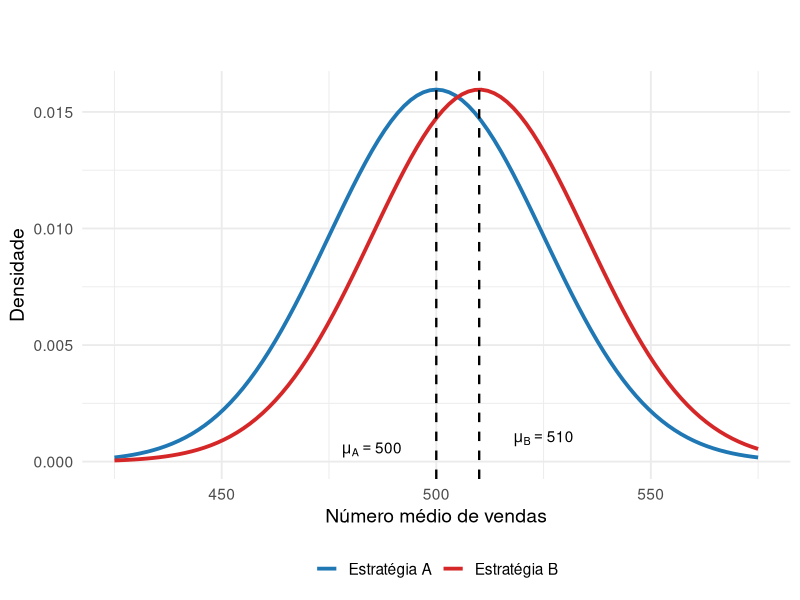
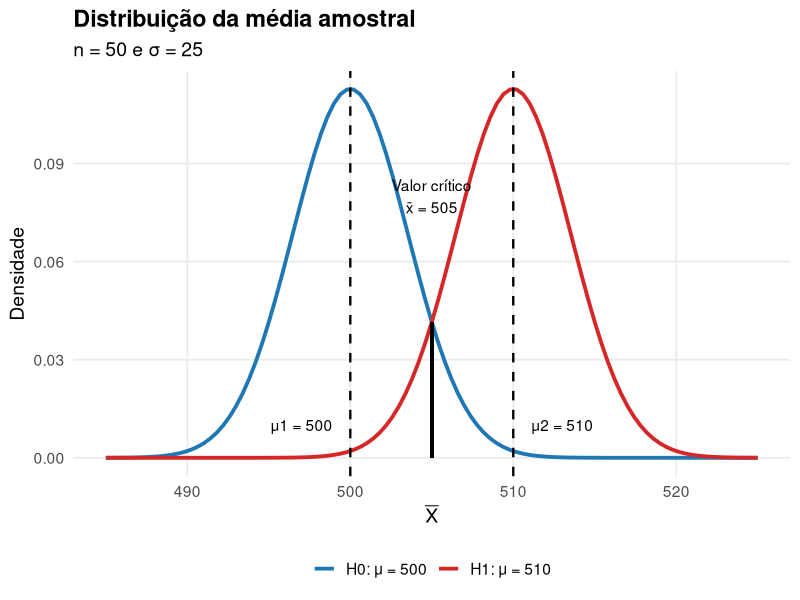

R code for these plots, in order:
## ---- chunk 1
options(htmltools.dir.version = FALSE)
knitr::opts_chunk$set(echo=TRUE, message = FALSE, warning = FALSE, comment = "#>", fig.align = "center")
options(dplyr.print_min = 5, dplyr.print_max = 5)
## ---- chunk 2
library(ggplot2)

dados <- data.frame(
  x = seq(425, 575, by = 0.1)
)

ggplot(dados, aes(x)) +
  stat_function(
    fun = dnorm,
    args = list(mean = 500, sd = 25),
    aes(color = "Estratégia A"),
    linewidth = 1.3
  ) +
  stat_function(
    fun = dnorm,
    args = list(mean = 510, sd = 25),
    aes(color = "Estratégia B"),
    linewidth = 1.3
  ) +
  geom_vline(
    xintercept = c(500,510),
    linetype = "dashed",
    linewidth = 0.8
  ) +
  annotate(
    "text",
    x = 485,
    y = 0.0005,
    label = "mu[A]==500",
    parse = TRUE
  ) +
  annotate(
    "text",
    x = 525,
    y = 0.001,
    label = "mu[B]==510",
    parse = TRUE
  ) +
  scale_color_manual(
    values = c(
      "Estratégia A" = "#1F77B4",
      "Estratégia B" = "#D62728"
    )
  ) +
  labs(
    title = "",
    subtitle = "",
    x = "Número médio de vendas",
    y = "Densidade",
    color = NULL
  ) +
  theme_minimal(base_size = 14) +
  theme(
    legend.position = "bottom",
    plot.title = element_text(face = "bold")
  )
## ---- chunk 3
library(ggplot2)

n <- 50
se <- 25/sqrt(n)

dados <- data.frame(
  x = seq(485, 525, by = 0.01)
)

ggplot(dados, aes(x)) +

  stat_function(
    fun = dnorm,
    args = list(mean = 500, sd = se),
    aes(color = "H0: μ = 500"),
    linewidth = 1.3
  ) +

  stat_function(
    fun = dnorm,
    args = list(mean = 510, sd = se),
    aes(color = "H1: μ = 510"),
    linewidth = 1.3
  ) +

  geom_vline(
    xintercept = c(500, 510),
    linetype = "dashed",
    linewidth = 0.8
  ) +

  geom_segment(
    aes(
      x = 505,
      xend = 505,
      y = 0,
      yend = dnorm(505, 510, se)
    ),
    linewidth = 1
  ) +

  annotate(
    "text",
    x = 497,
    y = 0.010,
    label = "μ1 = 500"
  ) +

  annotate(
    "text",
    x = 513,
    y = 0.010,
    label = "μ2 = 510"
  ) +

  annotate(
    "text",
    x = 505,
    y = 0.08,
    label = "Valor crítico\nx̄ = 505"
  ) +

  scale_color_manual(
    values = c(
      "H0: μ = 500" = "#1F77B4",
      "H1: μ = 510" = "#D62728"
    )
  ) +

  labs(
    title = "Distribuição da média amostral",
    subtitle = "n = 50 e σ = 25",
    x = expression(bar(X)),
    y = "Densidade",
    color = NULL
  ) +

  theme_minimal(base_size = 14) +

  theme(
    legend.position = "bottom",
    plot.title = element_text(face = "bold"),
    panel.grid.minor = element_blank()
  )
## ---- chunk 4
knitr::include_graphics("https://raw.githubusercontent.com/arpanosso/estatinfo/master/slides/img/testeH_02.png")
## ---- chunk 5
knitr::include_graphics("https://raw.githubusercontent.com/arpanosso/estatinfo/master/slides/img/testeH_03.png")
## ---- chunk 6
knitr::include_graphics("https://raw.githubusercontent.com/arpanosso/estatinfo/master/slides/img/testeH_04.png")
## ---- chunk 7
knitr::include_graphics("https://raw.githubusercontent.com/arpanosso/estatinfo/master/slides/img/testeH_05.png")
## ---- chunk 8
knitr::include_graphics("https://raw.githubusercontent.com/arpanosso/estatinfo/master/slides/img/testeH_06.png")
## ---- chunk 9
knitr::include_graphics("https://raw.githubusercontent.com/arpanosso/estatinfo/master/slides/img/testeH_07.png")
## ---- chunk 10
knitr::include_graphics("https://raw.githubusercontent.com/arpanosso/estatinfo/master/slides/img/testeH_08.png")
## ---- chunk 11
knitr::include_graphics("https://raw.githubusercontent.com/arpanosso/estatinfo/master/slides/img/testeH_09.png")
## ---- chunk 12
knitr::include_graphics("https://raw.githubusercontent.com/arpanosso/estatinfo/master/slides/img/testeH_10.png")
## ---- chunk 13
knitr::include_graphics("https://raw.githubusercontent.com/arpanosso/estatinfo/master/slides/img/hist_8.png")
## ---- chunk 14
knitr::include_graphics("https://raw.githubusercontent.com/arpanosso/estatinfo/master/slides/img/testeH_11.png")
## ---- chunk 15
knitr::include_graphics("https://raw.githubusercontent.com/arpanosso/estatinfo/master/slides/img/testeH_12.png")
## ---- chunk 16
knitr::include_graphics("https://raw.githubusercontent.com/arpanosso/estatinfo/master/slides/img/testeH_13.png")
## ---- chunk 17
knitr::include_graphics("https://raw.githubusercontent.com/arpanosso/estatinfo/master/slides/img/testeH_14.png")
## ---- chunk 18
knitr::include_graphics("https://raw.githubusercontent.com/arpanosso/estatinfo/master/slides/img/testeH_15.png")
## ---- chunk 19
knitr::include_graphics("https://raw.githubusercontent.com/arpanosso/estatinfo/master/slides/img/ic_05.png")
## ---- chunk 20
knitr::include_graphics("https://raw.githubusercontent.com/arpanosso/estatinfo/master/slides/img/testeH_16.png")
